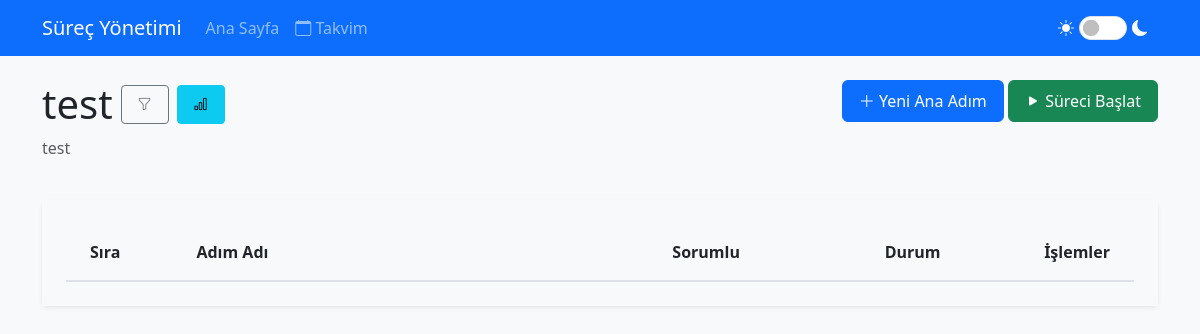
Before: /process/9 with the older database file.
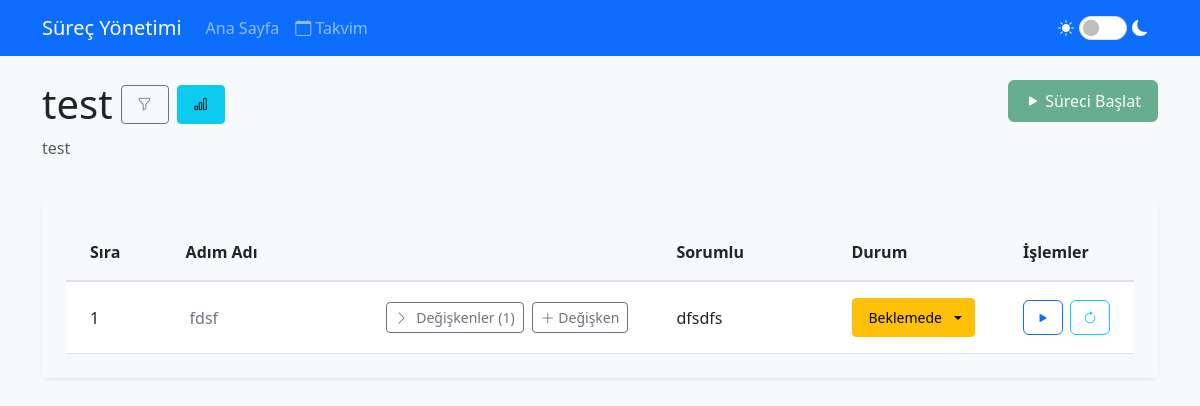
After: the same page with the newer database file.
### app.py (models this page shows, shortened)
class Step(db.Model):
    id = db.Column(db.Integer, primary_key=True)
    step_number = db.Column(db.Integer)
    name = db.Column(db.String(100), nullable=False)
    description = db.Column(db.Text)
    type = db.Column(db.String(50))
    file_path = db.Column(db.String(255))
    order = db.Column(db.Integer)
    parent_id = db.Column(db.Integer, db.ForeignKey('step.id', ondelete='CASCADE'), nullable=True)
    process_id = db.Column(db.Integer, db.ForeignKey('process.id', ondelete='CASCADE'), nullable=False)
    responsible = db.Column(db.String(100))
    status = db.Column(db.String(20), default='not_started')
    version = db.Column(db.Integer, nullable=False, default=1)
    deadline = db.Column(db.DateTime, nullable=True)
    dependencies = db.relationship('StepDependency',
                                 foreign_keys='StepDependency.step_id',
                                 backref='dependent_step',
                                 lazy=True,
                                 cascade='all, delete-orphan')
    sub_steps = db.relationship('Step',
                              backref=db.backref('parent', remote_side=[id]),
                              lazy=True,
                              cascade='all, delete-orphan')
    variables = db.relationship('StepVariable',
                              backref='step',
                              lazy=True,
                              cascade='all, delete-orphan')
    completed_at = db.Column(db.DateTime)
    def get_full_order(self):
        if not self.parent_id:
            return str(self.order)
        parent = self.parent
        if not parent.parent_id:
            return f"{parent.order}.{self.order}"
        else:
            return f"{parent.get_full_order()}.{self.order}"

### app.py (the view)
@app.route('/process/<int:process_id>')
def process_detail(process_id):
    process = Process.query.get_or_404(process_id)
    main_steps = Step.query.filter_by(
        process_id=process_id,
        parent_id=None
    ).order_by(Step.order).all()
    organized_steps = []
    for main_step in main_steps:
        organized_steps.append(main_step)
        organized_steps.extend(get_substeps_recursive(main_step.id))
    return render_template('process_detail.html',
                         process=process,
                         steps=organized_steps,
                         now=datetime.now())

### app.py (called while the page is built)
@app.template_filter('from_json')
def from_json(value):
    try:
        return json.loads(value)
    except:
        return {}

def get_substeps_recursive(parent_id):
    substeps = []
    direct_substeps = Step.query.filter_by(parent_id=parent_id).order_by(Step.order).all()
    for substep in direct_substeps:
        substeps.append(substep)
        substeps.extend(get_substeps_recursive(substep.id))
    return substeps

@app.before_request
def before_request():
    if not getattr(app, '_got_first_request', False):
        check_process_status()
        app._got_first_request = True

### templates/process_detail.html (shortened to what the changed rows need)
{% extends "base.html" %}
{% block content %}
<div class="row mb-4">
    <div class="col">
        <div class="d-flex align-items-center gap-2">
            <h1 class="mb-0">{{ process.name }}</h1>
        </div>
    </div>
    <div class="col text-end">
        {% if not process.is_started %}
        <a href="{{ url_for('new_step', process_id=process.id) }}" class="btn btn-primary">
            <i class="bi bi-plus-lg"></i> Yeni Ana Adım
        </a>
        {% endif %}
        <form action="{{ url_for('start_process', process_id=process.id) }}" method="POST" class="d-inline">
            <button type="submit" class="btn btn-success" {% if process.is_started %}disabled{% endif %}>
            </button>
        </form>
    </div>
</div>
<div class="card">
    <div class="card-body">
        <div class="table-responsive">
            <table class="table table-hover mb-0">
                <thead>
                    <tr>
                        <th style="width: 10%">Sıra</th>
                        <th style="width: 45%">Adım Adı</th>
                        <th style="width: 20%">Sorumlu</th>
                        <th style="width: 15%">Durum</th>
                        <th style="width: 10%">İşlemler</th>
                    </tr>
                </thead>
                <tbody>
                    {% for step in steps %}
                    <tr class="{{ 'sub-step' if step.parent_id }}"  data-step-id="{{ step.id }}"
                        data-step-type="{{ step.type }}" data-file-path="{{ step.file_path or '' }}"
                        data-completed-at="{{ step.completed_at|format_datetime if step.completed_at else '' }}"
                        data-completed-at-iso="{{ step.completed_at.strftime('%Y-%m-%d') if step.completed_at else '' }}"
                        data-description="{{ step.description or '' }}" data-step-name="{{ step.name }}"
                        data-responsible="{{ step.responsible or '' }}" data-status="{{ step.status }}"
                        data-deadline="{{ step.deadline.strftime('%Y-%m-%dT%H:%M') if step.deadline else '' }}"
                        style="cursor: pointer;">
                        <td>
                            <div class="d-flex align-items-center">
                                <span>{{ step.get_full_order() }}</span>
                            </div>
                        </td>
                        <td>
                            <div class="step-content">
                                <div class="d-flex align-items-center">
                                    <div class="step-name-container d-flex align-items-center">
                                        <span class="step-name" data-step-id="{{ step.id }}">{{ step.name }}</span>
                                    </div>
                                    <div class="action-buttons d-flex gap-2 ms-auto">
                                        {% if step.type in ['python_script', 'sql_script', 'mail', 'sql_procedure'] and
                                        step.type != 'main_step' %}
                                        <button type="button" class="btn btn-sm btn-outline-secondary show-variables"
                                            data-step-id="{{ step.id }}">
                                            <i class="bi bi-chevron-right me-1"></i> Değişkenler (<span
                                                class="variable-count">{{
                                                step.variables|length }}</span>)
                                        </button>
                                        <a href="{{ url_for('new_variable', step_id=step.id) }}"
                                            class="btn btn-sm btn-outline-secondary">
                                            <i class="bi bi-plus-lg"></i> Değişken
                                        </a>
                                        {% endif %}
                                    </div>
                                </div>
                            </div>
                        </td>
                        <td>
                            <div class="step-responsible-container">
                                <span class="step-responsible" data-step-id="{{ step.id }}">{{ step.responsible or
                                    'Sorumlu ekle...' }}</span>
                            </div>
                        </td>
                        <td>
                            <div class="dropdown">
                                <button class="btn btn-sm dropdown-toggle status-button
                                    {% if step.status == 'done' %}btn-success
                                    {% elif step.status == 'in_progress' %}btn-primary
                                    {% elif step.status == 'waiting' %}btn-warning
                                    {% else %}btn-secondary{% endif %}" type="button" data-bs-toggle="dropdown">
                                    {% if step.status == 'not_started' %}
                                    Başlamadı
                                    {% elif step.status == 'waiting' %}
                                    Beklemede
                                    {% elif step.status == 'in_progress' %}
                                    Devam Ediyor
                                    {% else %}
                                    Tamamlandı
                                    {% endif %}
                                </button>
                            </div>
                        </td>
                        <td>
                            <div class="d-flex gap-2">
                                {% if process.is_started and step.type != 'main_step' %}
                                <div class="btn-group">
                                    <button type="button" class="btn btn-sm btn-outline-primary execute-step"
                                        data-step-id="{{ step.id }}" title="Çalıştır">
                                        <i class="bi bi-play-fill"></i>
                                    </button>
                                    {% if step.type == 'mail' %}
                                    <button class="btn btn-sm btn-outline-info check-mail-status"
                                        data-step-id="{{ step.id }}" title="Mail Durumunu Güncelle">
                                        <i class="bi bi-arrow-clockwise"></i>
                                    </button>
                                    {% endif %}
                                </div>
                                {% endif %}
                            </div>
                        </td>
                    </tr>
                    {% endfor %}
                </tbody>
            </table>
        </div>
    </div>
</div>
{% endblock %}

Changed rows visible on the page:
changed Process "test": is_started False → True (drawn)
added Step: get_full_order "1", name "fdsf", variables|length "1", responsible "dfsdfs", status "Beklemede"
Other visible differences:
text no longer shown: "Yeni Ana Adım"
